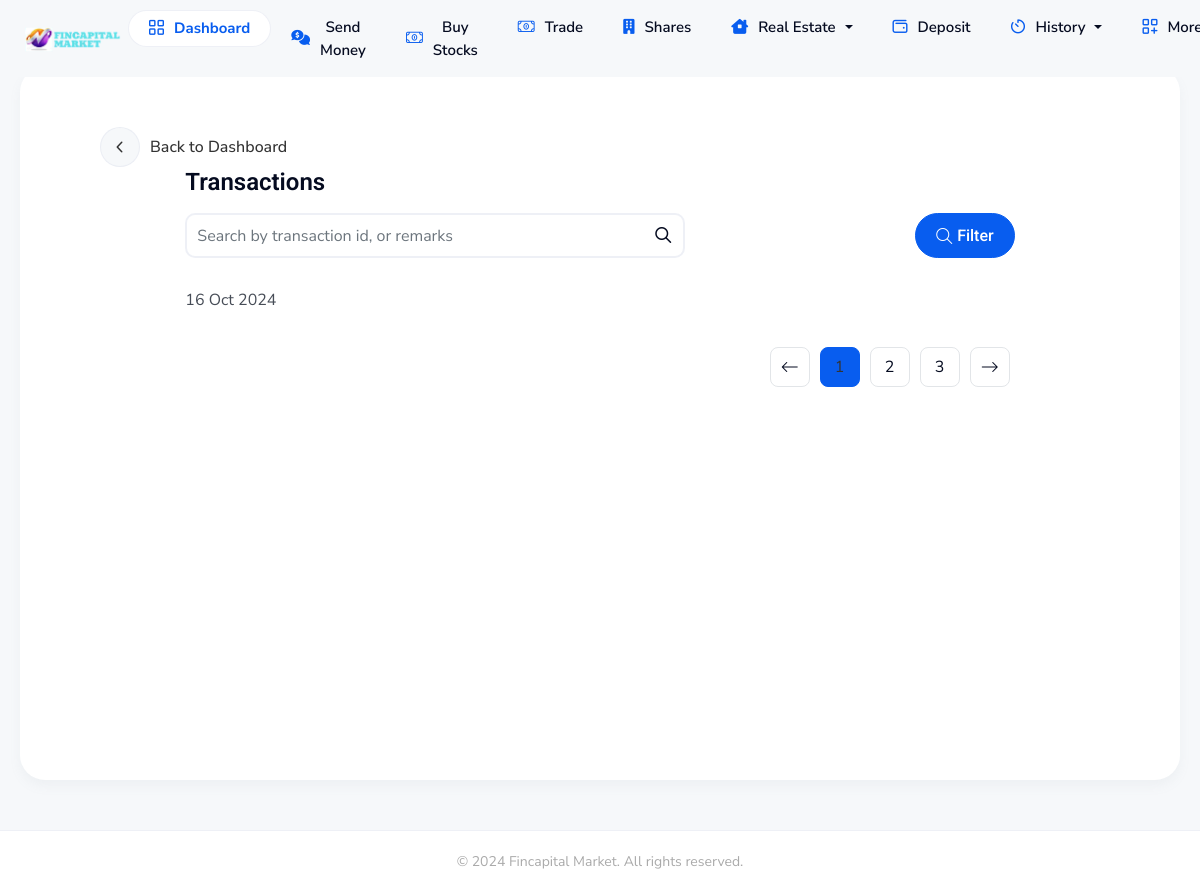
The app's page /transf_his (signed in), older data.
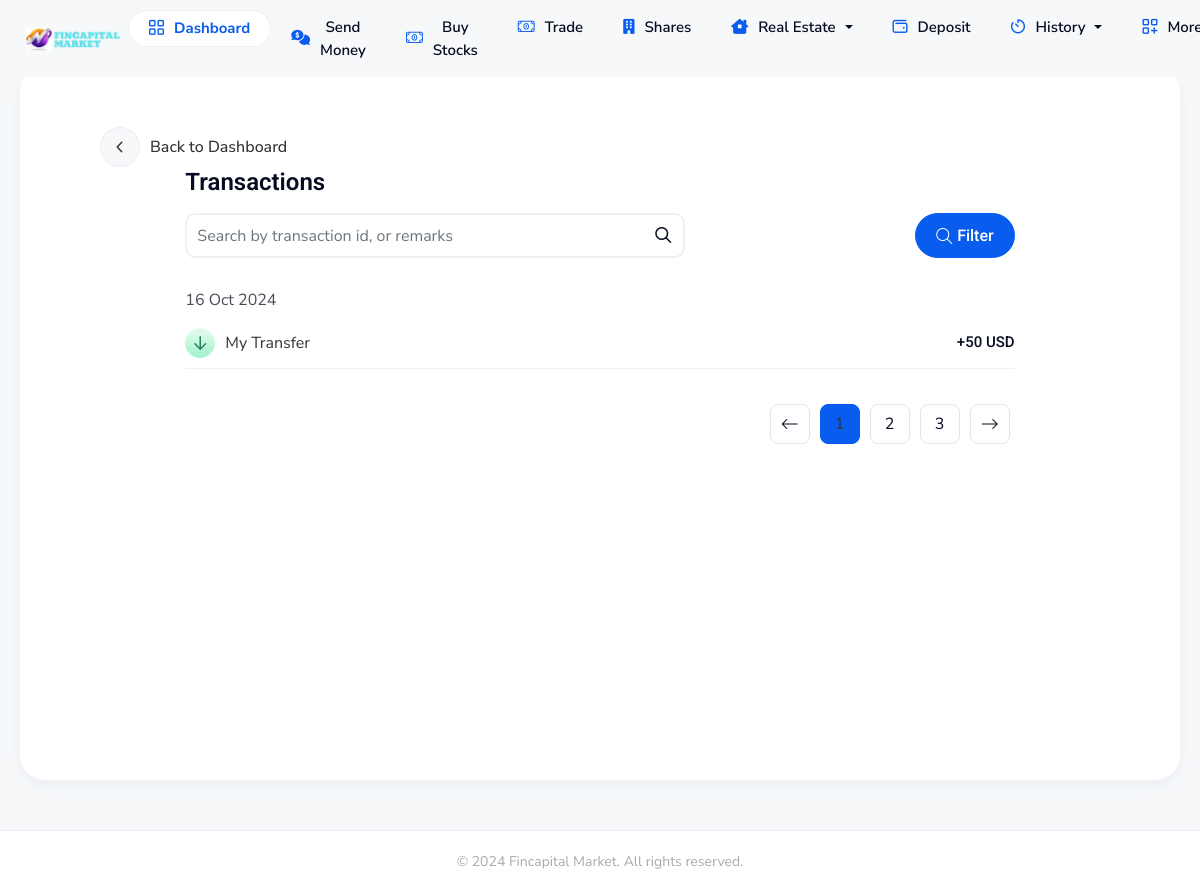
The same page, newer data.
### userapp/models.py (models this page shows, shortened)
class trans_his(models.Model):
    user = models.ForeignKey(settings.AUTH_USER_MODEL,on_delete=models.CASCADE)
    name = models.CharField(max_length=100)
    amount = models.IntegerField(default=0)
    date = models.DateTimeField(blank=True,null=True,default=timezone.now)

### userapp/views.py (the view)
# urls.py: path('transf_his',views.transf_his, name='transf_his'),
@login_required
def transf_his(request):
   x = trans_his.objects.filter(user=request.user)
   return render(request,'user/transf_his.html', locals())

### userapp/context_processors.py (called while the page is built)
def notifications_processor(request):
    notif = None  # Initialize notifications as None
    if request.user.is_authenticated:  # Check if the user is logged in
        try:
            notif = notification.objects.filter(user=request.user)
        except notification.DoesNotExist:
            notif = None
    return {'notifications': notif}  # Return notifications to be available globally

### template/user/transf_his.html (shortened to what the changed rows need)
{% extends 'user/base.html' %}
{% load static %}
{% block content %}
<div class="dashboard-wrapper">
    <div class="row">
        <div class="col-xxl-8 col-xl-10 mx-auto">
            <div class="transaction-list-section">
                <div class="transaction-list">
                           {% for x in x %}
                            <a class="item showInfo" href="#"
                               data-trx_type="+"
                               data-remarks="Transfer"
                               {% if x.satus %}
                               data-note="Approved Deposit"
                               {% else %}
                               data-note="successfull transfer"
                               {% endif %}
                               data-amount="{{x.amount}} USD "
                               data-charge="{{x.name}}"
                               data-trxid="{{x.id}}"
                               data-trx_date="{{x.date}}"
                               data-bs-toggle="modal"
                               data-bs-target="#infoViewModal"
                            >
                                <div class="left-side">
                                    <div class="icon icon-received">
                                        <i class="fa-regular fa-arrow-down"></i>
                                    </div>
                                    <div class="d-flex gap-2">
                                        My Transfer
                                    </div>
                                </div>
                                <div class="right-side text-end">
                                    <h5 class="mb-0">
                                        +{{x.amount}} USD
                                    </h5>
                                </div>
                            </a>
                        {% endfor %}
                </div>
            </div>
        </div>
    </div>
</div>
{% endblock %}

Row changes from the older to the newer data that the page shows:
added trans_his: amount "50"
